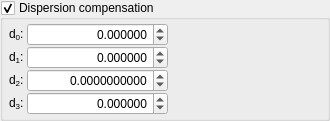
                <widget class="QGroupBox" name="groupBox_dispersionCompensation">
                 <property name="enabled">
                  <bool>true</bool>
                 </property>
                 <property name="title">
                  <string>Dispersion compensation</string>
                 </property>
                 <property name="flat">
                  <bool>false</bool>
                 </property>
                 <property name="checkable">
                  <bool>true</bool>
                 </property>
                 <layout class="QHBoxLayout" name="horizontalLayout_32">
                  <property name="spacing">
                   <number>3</number>
                  </property>
                  <property name="leftMargin">
                   <number>6</number>
                  </property>
                  <property name="topMargin">
                   <number>3</number>
                  </property>
                  <property name="rightMargin">
                   <number>6</number>
                  </property>
                  <property name="bottomMargin">
                   <number>3</number>
                  </property>
                  <item>
                   <layout class="QVBoxLayout" name="verticalLayout_12">
                    <property name="spacing">
                     <number>0</number>
                    </property>
                    <item>
                     <layout class="QHBoxLayout" name="horizontalLayout_18">
                      <item>
                       <widget class="QLabel" name="label_16">
                        <property name="text">
                         <string>d&lt;sub&gt;0&lt;/sub&gt;: </string>
                        </property>
                       </widget>
                      </item>
                      <item>
                       <widget class="QDoubleSpinBox" name="doubleSpinBox_d0">
                        <property name="sizePolicy">
                         <sizepolicy hsizetype="Expanding" vsizetype="Fixed">
                          <horstretch>0</horstretch>
                          <verstretch>0</verstretch>
                         </sizepolicy>
                        </property>
                        <property name="minimumSize">
                         <size>
                          <width>100</width>
                          <height>0</height>
                         </size>
                        </property>
                        <property name="styleSheet">
                         <string notr="true"/>
                        </property>
                        <property name="alignment">
                         <set>Qt::AlignRight|Qt::AlignTrailing|Qt::AlignVCenter</set>
                        </property>
                        <property name="decimals">
                         <number>6</number>
                        </property>
                        <property name="minimum">
                         <double>-10000000000000000.000000000000000</double>
                        </property>
                        <property name="maximum">
                         <double>10000000000000000.000000000000000</double>
                        </property>
                        <property name="singleStep">
                         <double>0.500000000000000</double>
                        </property>
                       </widget>
                      </item>
                     </layout>
                    </item>
                    <item>
                     <layout class="QHBoxLayout" name="horizontalLayout_19">
                      <item>
                       <widget class="QLabel" name="label_17">
                        <property name="text">
                         <string>d&lt;sub&gt;1&lt;/sub&gt;: </string>
                        </property>
                       </widget>
                      </item>
                      <item>
                       <widget class="QDoubleSpinBox" name="doubleSpinBox_d1">
                        <property name="sizePolicy">
                         <sizepolicy hsizetype="Expanding" vsizetype="Fixed">
                          <horstretch>0</horstretch>
                          <verstretch>0</verstretch>
                         </sizepolicy>
                        </property>
                        <property name="minimumSize">
                         <size>
                          <width>40</width>
                          <height>0</height>
                         </size>
                        </property>
                        <property name="styleSheet">
                         <string notr="true"/>
                        </property>
                        <property name="alignment">
                         <set>Qt::AlignRight|Qt::AlignTrailing|Qt::AlignVCenter</set>
                        </property>
                        <property name="decimals">
                         <number>6</number>
                        </property>
                        <property name="minimum">
                         <double>-10000000000000000.000000000000000</double>
                        </property>
                        <property name="maximum">
                         <double>10000000000000000.000000000000000</double>
                        </property>
                        <property name="singleStep">
                         <double>0.500000000000000</double>
                        </property>
                       </widget>
                      </item>
                     </layout>
                    </item>
                    <item>
                     <layout class="QHBoxLayout" name="horizontalLayout_20">
                      <item>
                       <widget class="QLabel" name="label_18">
                        <property name="text">
                         <string>d&lt;sub&gt;2&lt;/sub&gt;: </string>
                        </property>
                       </widget>
                      </item>
                      <item>
                       <widget class="QDoubleSpinBox" name="doubleSpinBox_d2">
                        <property name="sizePolicy">
                         <sizepolicy hsizetype="Expanding" vsizetype="Fixed">
                          <horstretch>0</horstretch>
                          <verstretch>0</verstretch>
                         </sizepolicy>
                        </property>
                        <property name="minimumSize">
                         <size>
                          <width>40</width>
                          <height>0</height>
                         </size>
                        </property>
                        <property name="styleSheet">
                         <string notr="true"/>
                        </property>
                        <property name="alignment">
                         <set>Qt::AlignRight|Qt::AlignTrailing|Qt::AlignVCenter</set>
                        </property>
                        <property name="decimals">
                         <number>10</number>
                        </property>
                        <property name="minimum">
                         <double>-10000000000000000.000000000000000</double>
                        </property>
                        <property name="maximum">
                         <double>10000000000000000.000000000000000</double>
                        </property>
                        <property name="singleStep">
                         <double>0.500000000000000</double>
                        </property>
                        <property name="value">
                         <double>0.000000000000000</double>
                        </property>
                       </widget>
                      </item>
                     </layout>
                    </item>
                    <item>
                     <layout class="QHBoxLayout" name="horizontalLayout_21">
                      <item>
                       <widget class="QLabel" name="label_19">
                        <property name="text">
                         <string>d&lt;sub&gt;3&lt;/sub&gt;: </string>
                        </property>
                       </widget>
                      </item>
                      <item>
                       <widget class="QDoubleSpinBox" name="doubleSpinBox_d3">
                        <property name="sizePolicy">
                         <sizepolicy hsizetype="Expanding" vsizetype="Fixed">
                          <horstretch>0</horstretch>
                          <verstretch>0</verstretch>
                         </sizepolicy>
                        </property>
                        <property name="minimumSize">
                         <size>
                          <width>40</width>
                          <height>0</height>
                         </size>
                        </property>
                        <property name="styleSheet">
                         <string notr="true"/>
                        </property>
                        <property name="alignment">
                         <set>Qt::AlignRight|Qt::AlignTrailing|Qt::AlignVCenter</set>
                        </property>
                        <property name="decimals">
                         <number>6</number>
                        </property>
                        <property name="minimum">
                         <double>-10000000000000000.000000000000000</double>
                        </property>
                        <property name="maximum">
                         <double>10000000000000000.000000000000000</double>
                        </property>
                        <property name="singleStep">
                         <double>0.500000000000000</double>
                        </property>
                       </widget>
                      </item>
                     </layout>
                    </item>
                   </layout>
                  </item>
                  <item>
                   <widget class="MiniCurvePlot" name="widget_dispersionCurvePlot" native="true">
                    <property name="sizePolicy">
                     <sizepolicy hsizetype="Expanding" vsizetype="Expanding">
                      <horstretch>0</horstretch>
                      <verstretch>0</verstretch>
                     </sizepolicy>
                    </property>
                    <property name="minimumSize">
                     <size>
                      <width>150</width>
                      <height>0</height>
                     </size>
                    </property>
                   </widget>
                  </item>
                 </layout>
                </widget>
